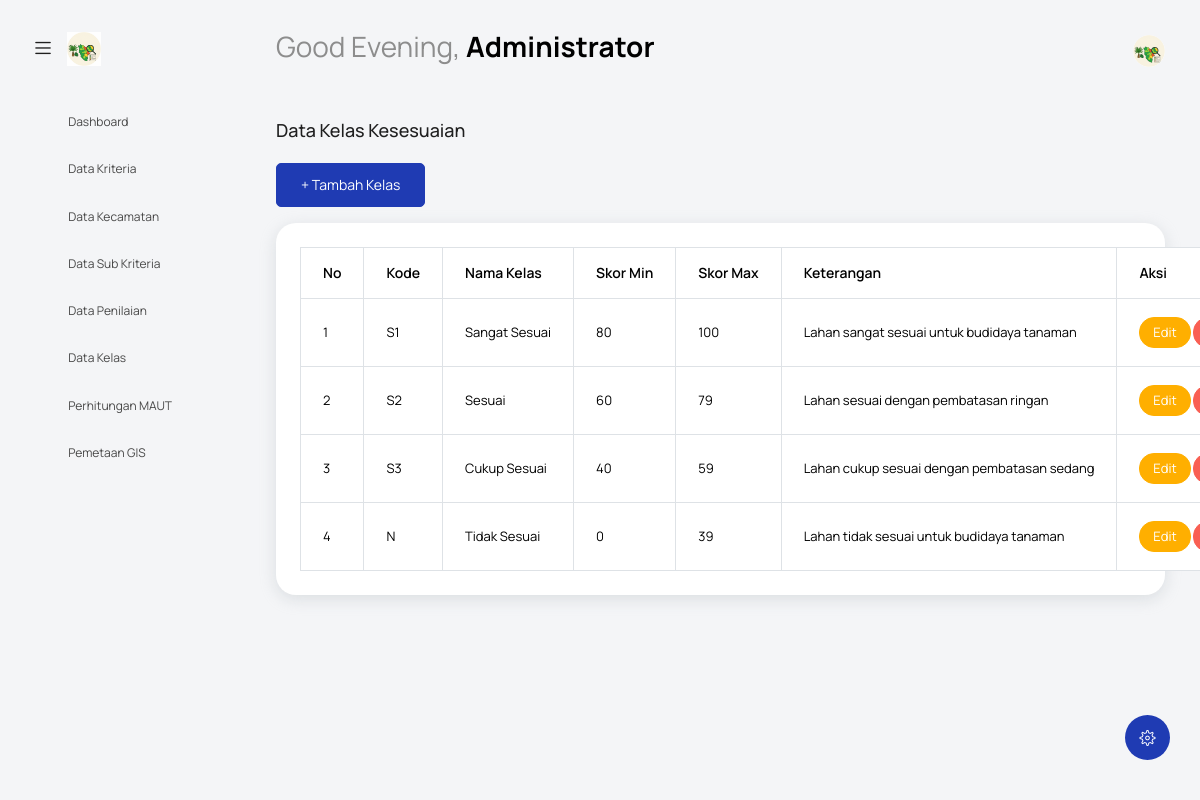
/index.php?controller=Kelas&action=index (signed in), run on the app's committed database.
### tables this page shows
CREATE TABLE `kelas_kesesuaian` (
  `id_kelas` int NOT NULL,
  `kode` varchar(5) NOT NULL,
  `nama_kelas` varchar(50) NOT NULL,
  `skor_min` int NOT NULL,
  `skor_max` int NOT NULL,
  `keterangan` varchar(255) DEFAULT NULL
);

### controllers/KelasController.php (called while the page is built, shortened)
<?php
require_once MODEL_PATH . 'KelasModel.php';
class KelasController
{
    private $model;
    public function __construct($koneksi)
    {
        $this->model = new KelasModel($koneksi);
    }
    public function index()
    {
        $data = $this->model->getAll();
        include VIEW_PATH . 'kelas/index.php';
    }
}

### models/KelasModel.php (called while the page is built, shortened)
<?php
class KelasModel
{
    private $db;
    public function __construct($koneksi)
    {
        $this->db = $koneksi;
    }
    public function getAll()
    {
        $query = "SELECT * FROM kelas_kesesuaian ORDER BY id_kelas ASC";
        return $this->db->query($query)->fetch_all(MYSQLI_ASSOC);
    }
}

### views/kelas/index.php (the view, shortened to what this page needs)
<?php include('template/header.php'); ?>
<body class="with-welcome-text">
  <div class="container-scroller">
    <?php include 'template/navbar.php'; ?>
    <div class="container-fluid page-body-wrapper">
      <?php include 'template/setting_panel.php'; ?>
      <?php include 'template/sidebar.php'; ?>
      <div class="main-panel">
        <div class="content-wrapper">
          <div class="row">
            <div class="col-sm-12">
              <h4 class="mb-4">Data Kelas Kesesuaian</h4>
              <a href="index.php?controller=kelas&action=form" class="btn btn-primary mb-3">+ Tambah Kelas</a>
              <div class="card">
                <div class="card-body">
                  <table class="table table-bordered">
                    <thead>
                      <tr>
                        <th>No</th>
                        <th>Kode</th>
                        <th>Nama Kelas</th>
                        <th>Skor Min</th>
                        <th>Skor Max</th>
                        <th>Keterangan</th>
                        <th>Aksi</th>
                      </tr>
                    </thead>
                    <tbody>
                      <?php $no = 1; foreach ($data as $row): ?>
                      <tr>
                        <td><?= $no++ ?></td>
                        <td><?= $row['kode'] ?></td>
                        <td><?= $row['nama_kelas'] ?></td>
                        <td><?= $row['skor_min'] ?></td>
                        <td><?= $row['skor_max'] ?></td>
                        <td><?= $row['keterangan'] ?></td>
                        <td>
                          <a href="index.php?controller=kelas&action=form&id=<?= $row['id_kelas'] ?>" class="btn btn-sm btn-warning">Edit</a>
                          <a href="index.php?controller=kelas&action=hapus&id=<?= $row['id_kelas'] ?>" class="btn btn-sm btn-danger" onclick="return confirm('Hapus data ini?')">Hapus</a>
                        </td>
                      </tr>
                      <?php endforeach; ?>
                    </tbody>
                  </table>
                </div>
              </div>
            </div>
          </div>
        </div>
      </div>
    </div>
  </div>
</body>
</html>

### data on the page
kelas_kesesuaian: kode "S1", nama_kelas "Sangat Sesuai", skor_min "80", skor_max "100", keterangan "Lahan sangat sesuai untuk budidaya tanaman"
kelas_kesesuaian: kode "S2", nama_kelas "Sesuai", skor_min "60", skor_max "79", keterangan "Lahan sesuai dengan pembatasan ringan"
kelas_kesesuaian: kode "S3", nama_kelas "Cukup Sesuai", skor_min "40", skor_max "59", keterangan "Lahan cukup sesuai dengan pembatasan sedang"
kelas_kesesuaian: kode "N", nama_kelas "Tidak Sesuai", skor_min "0", skor_max "39", keterangan "Lahan tidak sesuai untuk budidaya tanaman"

### other printed values
$greeting "Good Evening"
$_SESSION['nama_lengkap'] "Administrator"
